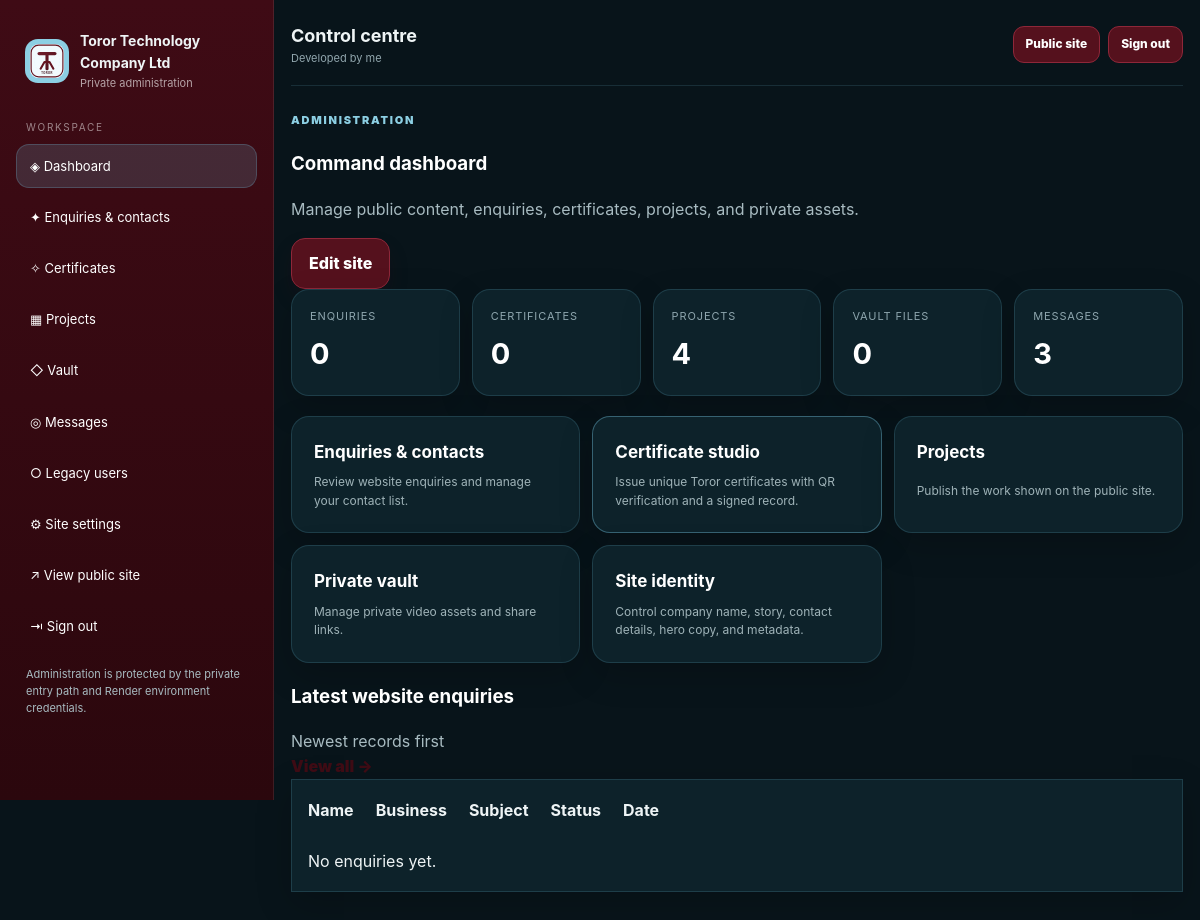
The page /admin/dashboard (signed in) on the database its author committed.
### tables this page shows
CREATE TABLE settings (
        key TEXT PRIMARY KEY,
        value TEXT NOT NULL
    );

### app.py (the view)
@app.route('/admin/dashboard')
@admin_required
def admin_dashboard():
    stats = {
        'users': query_one('SELECT COUNT(*) c FROM users')['c'],
        'contacts': query_one('SELECT COUNT(*) c FROM contacts')['c'],
        'projects': query_one('SELECT COUNT(*) c FROM projects')['c'],
        'vault': query_one('SELECT COUNT(*) c FROM vault_files')['c'],
        'messages': query_one('SELECT COUNT(*) c FROM chat_messages')['c'],
        'certificates': query_one('SELECT COUNT(*) c FROM certificates')['c'],
    }
    recent_users = query_all('SELECT * FROM users ORDER BY id DESC LIMIT 8')
    recent_contacts = query_all('SELECT * FROM contacts ORDER BY id DESC LIMIT 8')
    return render_template('admin_dashboard.html', stats=stats, recent_users=recent_users, recent_contacts=recent_contacts, admin_name=get_admin_name())

### app.py (called while the page is built, shortened)
def get_db():
    if 'db' not in g:
        conn = sqlite3.connect(DB_PATH)
        conn.row_factory = sqlite3.Row
        g.db = conn
    return g.db

def _env_value(name, *fallbacks):
    for key in (name, *fallbacks):
        value = os.environ.get(key)
        if value is None:
            continue
        value = value.strip()
        if len(value) >= 2 and value[0] == value[-1] and value[0] in {"'", '"'}:
            value = value[1:-1]
        if value:
            return value
    return ''

def get_admin_name():
    return _env_value('ADMIN_NAME', 'ADMIN_USERNAME')

def query_one(sql, args=()):
    return get_db().execute(sql, args).fetchone()

def query_all(sql, args=()):
    return get_db().execute(sql, args).fetchall()

def get_setting(key, default=''):
    row = query_one('SELECT value FROM settings WHERE key=?', (key,))
    return row['value'] if row else default

def is_admin():
    return session.get('admin_logged_in') is True

def user_display_name():
    if is_admin():
        return get_setting('developer_name', 'Team') or 'Team'

def admin_required(fn):
    @wraps(fn)
    def wrapper(*args, **kwargs):
        if not is_admin():
            return redirect(url_for('admin_entry'))
        return fn(*args, **kwargs)
    return wrapper

@app.before_request
def protect_admin_routes():
    path = request.path or ''
    if path == '/promise212324' or path.startswith('/admin') or path.startswith('/api/admin'):
        if path in {'/promise212324'}:
            return None
        if not is_admin():
            return redirect(url_for('admin_entry'))
    return None

def public_logo():
    logo = get_setting('logo_path', '/static/default-logo.svg')
    return logo if logo else '/static/default-logo.svg'

@app.after_request
def add_cache_headers(resp):
    if request.path.startswith('/static/'):
        resp.headers['Cache-Control'] = 'public, max-age=31536000, immutable'
    else:
        resp.headers['Cache-Control'] = 'no-store'
    return resp

### templates/admin_dashboard.html
{% extends 'base.html' %}
{% set title = 'Dashboard | ' ~ site_name %}
{% block content %}
<section class="section admin-section"><div class="section-head"><div><span class="section-kicker">Administration</span><h3>Command dashboard</h3><p class="muted">Manage public content, enquiries, certificates, projects, and private assets.</p></div><a class="btn" href="/admin/settings">Edit site</a></div>
<div class="admin-stat-grid"><div class="mini-stat"><span>Enquiries</span><strong>{{ stats.contacts }}</strong></div><div class="mini-stat"><span>Certificates</span><strong>{{ stats.certificates }}</strong></div><div class="mini-stat"><span>Projects</span><strong>{{ stats.projects }}</strong></div><div class="mini-stat"><span>Vault files</span><strong>{{ stats.vault }}</strong></div><div class="mini-stat"><span>Messages</span><strong>{{ stats.messages }}</strong></div></div>
<div class="admin-action-grid"><a class="admin-action-card" href="/admin/contacts"><strong>Enquiries & contacts</strong><span>Review website enquiries and manage your contact list.</span></a><a class="admin-action-card featured" href="/admin/certificates"><strong>Certificate studio</strong><span>Issue unique Toror certificates with QR verification and a signed record.</span></a><a class="admin-action-card" href="/admin/projects"><strong>Projects</strong><span>Publish the work shown on the public site.</span></a><a class="admin-action-card" href="/admin/vault"><strong>Private vault</strong><span>Manage private video assets and share links.</span></a><a class="admin-action-card" href="/admin/settings"><strong>Site identity</strong><span>Control company name, story, contact details, hero copy, and metadata.</span></a></div>
<div class="section"><div class="section-head"><div><h3>Latest website enquiries</h3><span class="muted">Newest records first</span></div><a class="text-link" href="/admin/contacts">View all →</a></div><div class="card table-card"><table class="table compact"><thead><tr><th>Name</th><th>Business</th><th>Subject</th><th>Status</th><th>Date</th></tr></thead><tbody>{% for contact in recent_contacts %}<tr><td>{{ contact.name }}</td><td>{{ contact.company or '—' }}</td><td>{{ contact.subject or 'General enquiry' }}</td><td>{{ contact.status }}</td><td>{{ contact.created_at[:10] }}</td></tr>{% else %}<tr><td colspan="5">No enquiries yet.</td></tr>{% endfor %}</tbody></table></div></div>
</section>
{% endblock %}

### templates/base.html (shortened to what this page needs)
<!doctype html>
<html lang="en">
<head>
  <link rel="stylesheet" href="/static/css/style.css?v=6">
</head>
<body class="{% if is_admin() %}admin-mode{% else %}public-mode{% endif %}">
{% if is_admin() %}
  <div class="admin-shell">
    <aside class="sidebar admin-sidebar" id="admin-sidebar">
      <a class="brand admin-brand" href="/admin/dashboard"><img src="{{ logo_path }}" alt="{{ site_name }} logo"><div><strong>{{ site_name }}</strong><span>Private administration</span></div></a>
      <div class="sidebar-label">Workspace</div>
      <nav class="nav admin-nav" aria-label="Admin navigation">
        <a href="/admin/dashboard" class="{{ 'active' if request.path == '/admin/dashboard' else '' }}">◈ Dashboard</a>
        <a href="/admin/contacts" class="{{ 'active' if '/admin/contacts' in request.path else '' }}">✦ Enquiries & contacts</a>
        <a href="/admin/certificates" class="{{ 'active' if '/admin/certificates' in request.path else '' }}">✧ Certificates</a>
        <a href="/admin/projects" class="{{ 'active' if '/admin/projects' in request.path else '' }}">▦ Projects</a>
        <a href="/admin/vault" class="{{ 'active' if '/admin/vault' in request.path else '' }}">◇ Vault</a>
        <a href="/admin/chat" class="{{ 'active' if '/admin/chat' in request.path else '' }}">◎ Messages</a>
        <a href="/admin/users" class="{{ 'active' if '/admin/users' in request.path else '' }}">○ Legacy users</a>
        <a href="/admin/settings" class="{{ 'active' if request.path == '/admin/settings' else '' }}">⚙ Site settings</a>
        <a href="/" target="_blank" rel="noreferrer">↗ View public site</a>
        <a href="/admin/logout">⇥ Sign out</a>
      </nav>
      <p class="footer-note">Administration is protected by the private entry path and Render environment credentials.</p>
    </aside>
    <main class="admin-main">
      <div class="container admin-container">
        <div class="admin-topbar"><div><strong>Control centre</strong><span>{{ admin_name if admin_name else developer_name }}</span></div><div class="admin-top-actions"><a class="btn small" href="/" target="_blank">Public site</a><a class="btn small" href="/admin/logout">Sign out</a></div></div>
{% endif %}
    {% block content %}{% endblock %}
{% if is_admin() %}
      </div>
    </main>
  </div>
{% endif %}
</body>
</html>

### static/css/style.css (style rules this page uses)
:root { --maroon:#641521; --maroon-deep:#3E0B14; --dark-red:#55111D; --sky:#F2FAFD; --sky-light:#FBFEFF; --sky-accent:#8CCFE3; --sky-deep:#377A8F; --ink:#111214; --ink-soft:#2C3034; --gold:#C9A65A; --line:rgba(62,11,20,.22); --panel:rgba(55,122,143,.065); --panel-strong:rgba(55,122,143,.11); --shadow:0 18px 42px rgba(30,62,72,.16); --radius:24px; --header-h:78px; }
* { box-sizing:border-box }
html { scroll-behavior:smooth }
body { margin:0;font-family:Inter,ui-sans-serif,system-ui,-apple-system,BlinkMacSystemFont,"Segoe UI",sans-serif;background:#F2FAFD;color:var(--ink);line-height:1.55 }
a { color:inherit;text-decoration:none }
img { max-width:100%;display:block }
.container { width:min(1220px,calc(100% - 34px));margin:0 auto }
.eyebrow,.section-kicker { display:inline-flex;text-transform:uppercase;letter-spacing:.16em;font-size:11px;font-weight:900;color:var(--maroon-deep) }
.btn { display:inline-flex;align-items:center;justify-content:center;gap:8px;padding:12px 17px;border-radius:14px;border:1px solid var(--dark-red);background:var(--dark-red);color:#fff;font-weight:800;box-shadow:0 10px 20px rgba(62,11,20,.14);transition:transform .15s ease,filter .15s ease }
.btn.small { padding:8px 12px;border-radius:11px;font-size:12px;box-shadow:none }
.text-link { display:inline-flex;color:var(--maroon-deep);font-weight:900 }
.admin-shell { display:grid;grid-template-columns:274px 1fr;min-height:100vh;background:#08141a;color:#eef4f5 }
.admin-sidebar { position:sticky;top:0;height:100vh;padding:22px 16px;background:linear-gradient(180deg,#3f0b15,#2b070d);border-right:1px solid rgba(255,255,255,.09) }
.brand { display:flex;align-items:center;gap:11px;padding:8px 9px }
.admin-brand img { width:44px;height:44px;border-radius:13px;background:var(--sky-accent);padding:3px }
.admin-brand strong { display:block;font-size:14px }
.admin-brand span { display:block;font-size:11px;color:rgba(255,255,255,.62);margin-top:2px }
.sidebar-label { margin:20px 10px 8px;font-size:10px;letter-spacing:.17em;text-transform:uppercase;color:rgba(255,255,255,.5) }
.nav { display:grid;gap:7px }
.nav a { display:flex;align-items:center;gap:10px;padding:11px 13px;border-radius:13px;color:#fff;border:1px solid transparent;font-size:13px }
.nav a:hover,.nav a.active { background:rgba(121,203,232,.16);border-color:rgba(121,203,232,.22) }
.footer-note { margin:18px 10px 0;font-size:11px;color:rgba(255,255,255,.5);line-height:1.55 }
.admin-main { background:#08141a;min-width:0 }
.admin-container { padding-top:16px;padding-bottom:50px }
.admin-topbar { display:flex;justify-content:space-between;align-items:center;gap:12px;padding:6px 0 18px;border-bottom:1px solid rgba(121,203,232,.14);margin-bottom:20px }
.admin-topbar strong { display:block;font-size:18px }
.admin-topbar span { display:block;color:#91a6ad;font-size:11px }
.admin-top-actions { display:flex;gap:8px }
.admin-section { padding-top:0 }
.admin-mode .section-kicker { color:var(--sky-accent) }
.admin-mode .muted,.admin-mode p { color:#a8bbc1 }
.admin-mode .section-head h3,.admin-mode .card h3 { color:#fff }
.admin-mode .card,.admin-mode .feature-card,.admin-mode .admin-action-card,.admin-mode .certificate-explainer,.admin-mode .form-card,.admin-mode .mini-stat { background:#0d222a;border:1px solid rgba(121,203,232,.16);box-shadow:0 12px 34px rgba(0,0,0,.18) }
.admin-mode .btn { background:var(--dark-red);border-color:#8e2739 }
.admin-mode .table { color:#eef4f5 }
.admin-mode .table tbody tr { background:#0d222a;border:1px solid rgba(121,203,232,.12) }
.admin-mode .table td,.admin-mode .table th { padding:12px 10px }
.admin-stat-grid { display:grid;grid-template-columns:repeat(5,1fr);gap:12px }
.mini-stat { padding:18px;border-radius:18px }
.mini-stat span { display:block;color:#8ea6ae;font-size:11px;text-transform:uppercase;letter-spacing:.08em }
.mini-stat strong { display:block;margin-top:7px;font-size:29px;color:#fff }
.admin-action-grid { display:grid;grid-template-columns:repeat(3,1fr);gap:12px;margin-top:20px }
.admin-action-card { padding:22px;border-radius:18px;display:grid;gap:8px }
.admin-action-card strong { font-size:17px;color:#fff }
.admin-action-card span { font-size:12px;color:#9fb3b8 }
.admin-action-card.featured { border-color:rgba(121,203,232,.38) }
.table-card { overflow:auto;padding:4px }

### rows shown on the page
settings: value (placeholder picture)
settings: value "Toror Technology Company Ltd"
settings: value "Developed by me"

### other values the page prints
{{ stats.contacts }} "0"
{{ stats.certificates }} "0"
{{ stats.projects }} "4"
{{ stats.vault }} "0"
{{ stats.messages }} "3"
